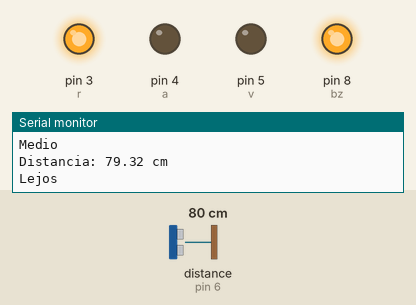
Bench run of a sketch on a simulated Arduino Uno, built with avr-gcc and run on an emulated ATmega328P. Shown: output pins drawn as LEDs (lit = HIGH), the last lines printed to the serial monitor. Wiring (inferred from the names in the program): ultrasonic range finder: trigger pin 7; echo pin 6. Dashed ring = blinking. The inputs (shaded band) are chosen by the test bench; at power-on: distance to the obstacle (sensor on pin 6) 80 cm. The echo pulse lasts 58.3 µs per cm; pins used as bus, display or sensor lines are not drawn.

Above: at 3.9 s.
4.0 s: distance to the obstacle (sensor on pin 6) set to 56 cm
At 4.9 s:
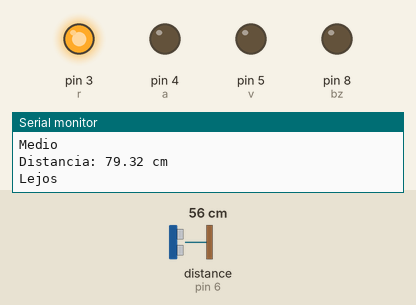
8.0 s: distance to the obstacle (sensor on pin 6) set to 47 cm
At 8.6 s:
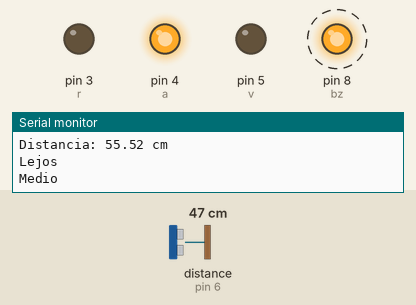
12.0 s: distance to the obstacle (sensor on pin 6) set to 34 cm
16.0 s: distance to the obstacle (sensor on pin 6) set to 27 cm
At 17.9 s:
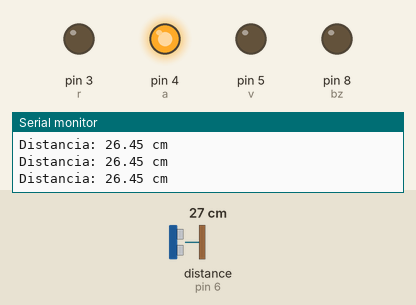
20.0 s: distance to the obstacle (sensor on pin 6) set to 12 cm
24.0 s: distance to the obstacle (sensor on pin 6) set to 9 cm
At 24.43 s:
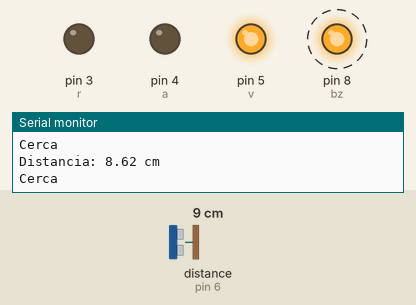
Timing chart, 0 to 29.0 s (numbered marks = the images above; inputs shaded):
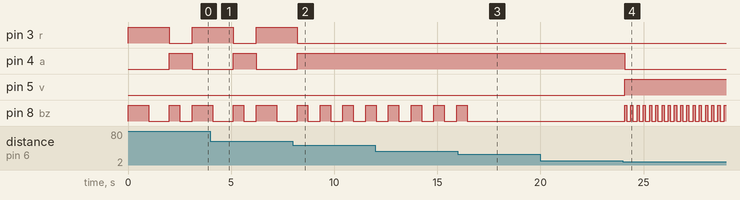

Measured:
- the behaviour switches between 51 and 50 cm on distance to the obstacle (sensor on pin 6) (found by bisection; images 1 and 2)
- the behaviour switches between 31 and 30 cm on distance to the obstacle (sensor on pin 6) (found by bisection; images 2 and 3)
- the behaviour switches between 11 and 10 cm on distance to the obstacle (sensor on pin 6) (found by bisection; images 3 and 4)
- after the input at 8.0 s, pin 3 (r): goes on until 8.2 s, then stays LOW; pin 4 (a): goes on until 8.2 s, then stays HIGH
- after the input at 16.0 s, pin 8 (bz): goes on until 16.4 s, then stays LOW
- after the input at 24.0 s, pin 4 (a): HIGH → LOW after 0.09 s; pin 5 (v): LOW → HIGH after 0.09 s; pin 8 (bz): alternates HIGH for 0.10 s and LOW for 0.20 s, starting after 0.09 s
- by itself, pin 8 (bz): alternates HIGH for 0.50 s and LOW for 0.60 s

The sketch:

AlarmaUltrasonico.ino
```cpp
/*
EJEMPLO DE ALARMA INTELIGENTE
Este es para que aprendan a definir los rangos con los ultrasonicos y a cambiarlo (usando funciones) para que haga algo similar a lo de una alarma de estacionamiento para carro
*/

//declaramos los leds
int r = 3;
int a = 4;
int v = 5;

//declaramos el ultrasónico
int trigg = 7;
int echo = 6;

//declaramos el buzzer
int bz = 8;

//declaramos duración y distancia para las ondas (son variables)
float duration;
float distance;

//le pongo const para que por ninguna razón se nos cambie el valor de esas variables
const float lejos = 50.0;
const float medio = 30.0;
const float cerca = 10.0;

void setup()
{
  //leds son de salida
  pinMode(r, OUTPUT);
  pinMode(a, OUTPUT);
  pinMode(v, OUTPUT);

  //buzzer también
  pinMode(bz, OUTPUT);

  pinMode(trigg, OUTPUT);// trigg, dispara, OUT
  pinMode(echo, INPUT);// echo, recibe, IN

  Serial.begin(9600); // iniciamos monitor serial
}

void loop(){
  reinicio();

  // mide cuanto tardó la onda sonora
  duration = pulseIn(echo, HIGH);

  /* Calcular la distancia en cm
    velocidad de la velocidad del sonido= duración
    (de ida y vuelta) *0.034, todo se divide entre 2 para
    saber cuánto tardó de ida

  */
  distance = (duration * 0.034 )/ 2;

  // escribe distancia en el monitor serial
  Serial.print("Distancia: ");
  Serial.print(distance);
  Serial.println(" cm");

   if (distance >= lejos) {
    Serial.println("Lejos");
    digitalWrite(r, HIGH); // Enciende led rojo
    digitalWrite(a, LOW);
    digitalWrite(v, LOW);
    alarma1();

  }  if (distance >= medio ) {
    Serial.println("Medio");
    digitalWrite(r, LOW);
    digitalWrite(a, HIGH); // Enciende led amarillo
    digitalWrite(v, LOW);
    alarma2();

  } if (distance <= cerca) {
    Serial.println("Cerca");
    digitalWrite(r, LOW);
    digitalWrite(a, LOW);
    digitalWrite(v, HIGH); // Enciende led verde
    alarma3();
  }
  delay(100); //las lecturas se hacen cada 100 milisegundos

}

void reinicio(){
  digitalWrite(trigg, LOW);//corta la onda sonora
  delayMicroseconds(2);
  digitalWrite(trigg, HIGH); //la vuelve a lanzar
  delayMicroseconds(10);
  digitalWrite(trigg, LOW);//la vuelve a cortar
}
void alarma1 (){ //bz para cuando esté lejos
  digitalWrite(bz, HIGH);
  delay (1000);
  digitalWrite(bz, LOW);
  delay (1000);
}
void alarma2 (){ //bz para cuando este medio
  digitalWrite(bz, HIGH);
  delay (500);
  digitalWrite(bz, LOW);
  delay (500);
}
void alarma3 (){ //bz para cuando este cerca
  digitalWrite(bz, HIGH);
  delay (100);
  digitalWrite(bz, LOW);
  delay (100);
}
```
